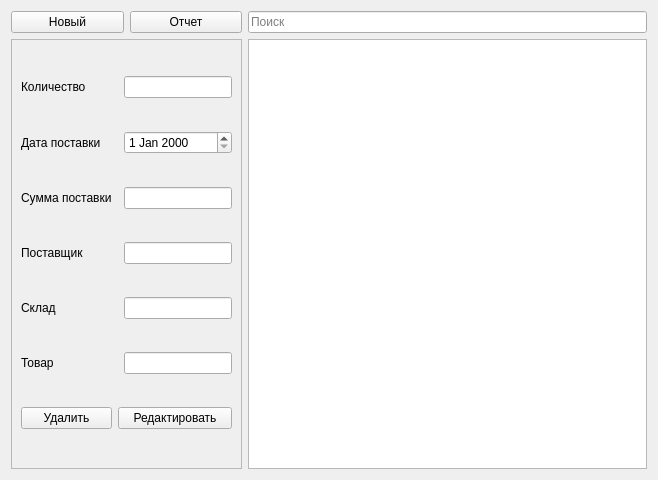
<?xml version="1.0" encoding="UTF-8"?>
<ui version="4.0">
 <class>ShipmentTab</class>
 <widget class="QFrame" name="ShipmentTab">
  <property name="geometry">
   <rect>
    <x>0</x>
    <y>0</y>
    <width>658</width>
    <height>480</height>
   </rect>
  </property>
  <property name="windowTitle">
   <string>Frame</string>
  </property>
  <layout class="QGridLayout" name="gridLayout">
   <item row="0" column="0">
    <widget class="QPushButton" name="pbNew">
     <property name="text">
      <string>Новый</string>
     </property>
    </widget>
   </item>
   <item row="0" column="1">
    <widget class="QPushButton" name="pbReport">
     <property name="text">
      <string>Отчет</string>
     </property>
    </widget>
   </item>
   <item row="0" column="2">
    <widget class="QLineEdit" name="leSearchShip">
     <property name="placeholderText">
      <string>Поиск</string>
     </property>
    </widget>
   </item>
   <item row="1" column="0" colspan="2">
    <widget class="QFrame" name="frame">
     <property name="frameShape">
      <enum>QFrame::StyledPanel</enum>
     </property>
     <property name="frameShadow">
      <enum>QFrame::Raised</enum>
     </property>
     <layout class="QGridLayout" name="gridLayout_2">
      <item row="4" column="0">
       <widget class="QLabel" name="label_5">
        <property name="text">
         <string>Склад</string>
        </property>
       </widget>
      </item>
      <item row="4" column="2">
       <widget class="QLineEdit" name="lestorage"/>
      </item>
      <item row="5" column="2">
       <widget class="QLineEdit" name="leProduct"/>
      </item>
      <item row="3" column="0" colspan="2">
       <widget class="QLabel" name="label_4">
        <property name="text">
         <string>Поставщик</string>
        </property>
       </widget>
      </item>
      <item row="0" column="0">
       <widget class="QLabel" name="label">
        <property name="text">
         <string>Количество</string>
        </property>
       </widget>
      </item>
      <item row="2" column="2">
       <widget class="QLineEdit" name="leTotalShip"/>
      </item>
      <item row="1" column="0">
       <widget class="QLabel" name="label_2">
        <property name="text">
         <string>Дата поставки</string>
        </property>
       </widget>
      </item>
      <item row="6" column="0">
       <widget class="QPushButton" name="pbDeleteShip">
        <property name="text">
         <string>Удалить</string>
        </property>
       </widget>
      </item>
      <item row="6" column="1" colspan="2">
       <widget class="QPushButton" name="pbEditShip">
        <property name="text">
         <string>Редактировать</string>
        </property>
       </widget>
      </item>
      <item row="5" column="0">
       <widget class="QLabel" name="label_6">
        <property name="text">
         <string>Товар</string>
        </property>
       </widget>
      </item>
      <item row="1" column="2">
       <widget class="QDateEdit" name="deShipment"/>
      </item>
      <item row="3" column="2">
       <widget class="QLineEdit" name="leProvider"/>
      </item>
      <item row="0" column="2">
       <widget class="QLineEdit" name="leQuantity"/>
      </item>
      <item row="2" column="0">
       <widget class="QLabel" name="label_3">
        <property name="text">
         <string>Сумма поставки</string>
        </property>
       </widget>
      </item>
     </layout>
    </widget>
   </item>
   <item row="1" column="2">
    <widget class="QTableWidget" name="twShipment"/>
   </item>
  </layout>
 </widget>
 <resources/>
 <connections/>
</ui>
